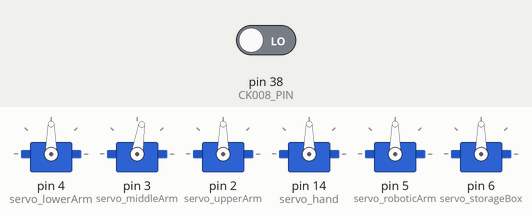
The sketch below on a simulated Arduino Mega 2560, built with avr-gcc and run on an emulated ATmega2560. Parts: 6 × servo. The test bench sets the inputs (shaded band); at power-on: pin 38 (CK008_PIN) LOW.

Above: at 0.15 s.
At 3.19 s:
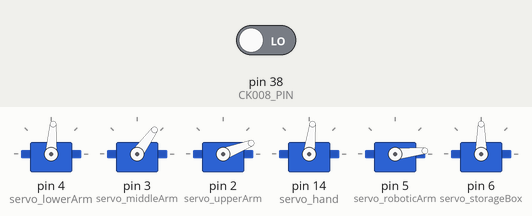
At 7.16 s:
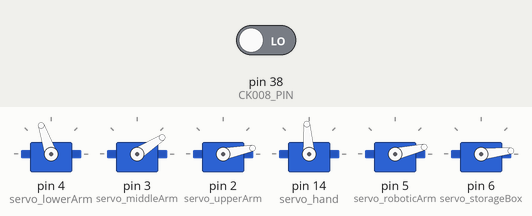
At 17.22 s:
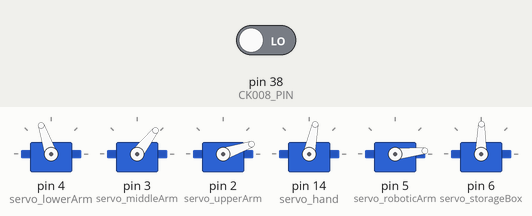
At 25.66 s:
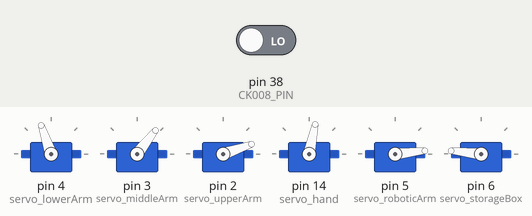
At 34.0 s:
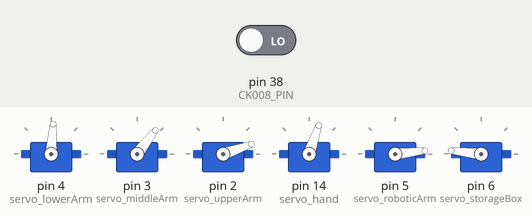
Timing chart, 0 to 35.5 s (numbered marks = the images above):
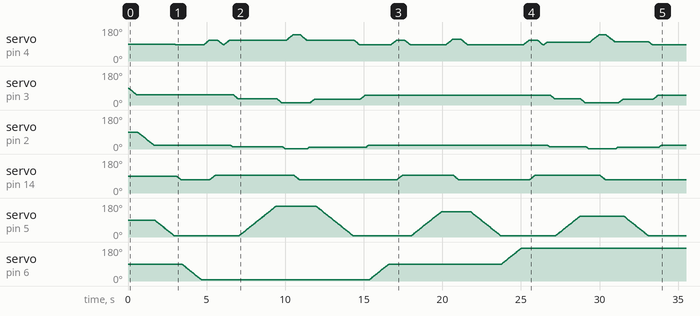

The sketch:

rightversion.ino
```cpp
#include <Servo.h>
#include <CK008.h>
#include <stdarg.h>
#include <math.h>
Servo servo_lowerArm, servo_middleArm, servo_upperArm, servo_hand;
Servo servo_roboticArm, servo_storageBox;
int cnt = 1;

#define CK008_PIN 38
#define STORAGEBOX_1 5
#define STORAGEBOX_2 90
#define STORAGEBOX_3 180
#define speedrate 0.1

CK008 ck008(CK008_PIN);

typedef struct armmm{
    int roboticArm;
    int lowerArm;
    int middleArm;
    int upperArm;
}armstatus;

armstatus back_up = {5,85,53,20}, back_down = {5,110,53,20}, forward_up = {135,85,53,20}, forward_down = {135,115,53,20};
armstatus leftback_up = {5,85,53,20}, leftback_down = {5,110,53,20}, leftforward_up = {165,110,32,10}, leftforward_down = {165,140,10,0};
armstatus rightback_up = {5,85,53,20}, rightback_down = {5,110,53,20}, rightforward_up = {110,100,32,10}, rightforward_down = {110,140,10,0};

void rotate_to(int target_angle, Servo* servo){
    int now_angle;
    now_angle = servo->read();

    if (target_angle < now_angle){
        for (int i = now_angle;i > target_angle;i--){
            servo->write(i);
            delay(15);
        }
    }
    else if (target_angle > now_angle){
        for (int i = now_angle;i < target_angle;i++){
            servo->write(i);
            delay(15);
        }
    }
}

void rotate_arm(armstatus ARMSTATUS, int rotate_mode){
    switch (rotate_mode){
    case 1:
        rotate_to(ARMSTATUS.middleArm, &servo_middleArm);
        delay(300 * speedrate);
        rotate_to(ARMSTATUS.upperArm, &servo_upperArm);
        delay(300 * speedrate);


        rotate_to(ARMSTATUS.roboticArm, &servo_roboticArm);
        delay(100 * speedrate);
        //新增并行
        // rotate_with_two_servos(ARMSTATUS.roboticArm, &servo_roboticArm, ARMSTATUS.storageBoxz, &servo_storageBox);
        // delay(100 * speedrate);

        rotate_to(ARMSTATUS.lowerArm, &servo_lowerArm);
        delay(300 * speedrate);
        break;
    case 2:

        rotate_to(ARMSTATUS.roboticArm, &servo_roboticArm);
        delay(100 * speedrate);
        rotate_to(ARMSTATUS.lowerArm, &servo_lowerArm);
        delay(300 * speedrate);
        rotate_to(ARMSTATUS.middleArm, &servo_middleArm);
        delay(300 * speedrate);
        rotate_to(ARMSTATUS.upperArm, &servo_upperArm);
        delay(300 * speedrate);
        break;
    case 3:
        rotate_to(ARMSTATUS.lowerArm, &servo_lowerArm);
        delay(300 * speedrate);
        rotate_to(ARMSTATUS.upperArm, &servo_upperArm);
        delay(300 * speedrate);
        rotate_to(ARMSTATUS.middleArm, &servo_middleArm);
        delay(300 * speedrate);
        rotate_to(ARMSTATUS.roboticArm, &servo_roboticArm);
        delay(100 * speedrate);
        break;
    }

    return;
}

void hand_open(){
    rotate_to(70, &servo_hand);
    delay(300 * speedrate);
    return;
}

void hand_close(){
    rotate_to(95, &servo_hand);
    delay(300 * speedrate);
    return;
}

void block_grabbing(){
    hand_open();
    rotate_to(5, &servo_storageBox);
    rotate_arm(back_up, 1);

    rotate_arm(rightforward_up, 3);
    rotate_arm(rightforward_down, 1);
    hand_close();
    rotate_to(5, &servo_storageBox);
    // rotate_with_two_servos(5, &servo_storageBox, 95, &servo_hand);
    rotate_arm(rightforward_up, 3);
    rotate_arm(back_up, 2);
    rotate_arm(back_down, 1);
    hand_open();
    rotate_arm(back_up, 1);//grab right block

    rotate_arm(forward_up, 2);
    hand_open();
    rotate_arm(forward_down, 1);
    hand_close();
    rotate_to(90, &servo_storageBox);
    rotate_arm(forward_up, 1);
    rotate_arm(back_up, 3);
    rotate_arm(back_down, 1);
    hand_open();
    rotate_arm(back_up, 1);//grab middle block

    rotate_arm(leftforward_up, 3);
    rotate_arm(leftforward_down, 1);
    hand_close();
    rotate_to(175, &servo_storageBox);
    rotate_arm(leftforward_up, 3);
    rotate_arm(back_up, 2);
    rotate_arm(back_down, 1);
    hand_open();
    rotate_arm(back_up, 1);//grab left block

}

void block_placing(){
    rotate_arm(back_up, 1);
    hand_open();

    rotate_to(5, &servo_storageBox);
    rotate_arm(back_down, 1);
    hand_close();
    rotate_arm(back_up, 1);
    rotate_arm(leftforward_up, 3);
    rotate_arm(leftforward_down, 1);
    hand_open();
    rotate_arm(leftforward_up, 3);
    rotate_arm(back_up, 2);//place left block

    rotate_to(90, &servo_storageBox);
    rotate_arm(back_down, 1);
    hand_close();
    rotate_arm(back_up, 1);
    rotate_arm(forward_up, 2);
    rotate_arm(forward_down, 1);
    hand_open();
    rotate_arm(forward_up, 1);
    rotate_arm(back_up, 3);//place middle block

    rotate_to(175, &servo_storageBox);
    rotate_arm(back_down, 1);
    hand_close();
    rotate_arm(back_up, 1);
    rotate_arm(rightforward_up, 3);
    rotate_arm(rightforward_down, 1);
    hand_open();
    rotate_arm(rightforward_up, 3);
    rotate_arm(back_up, 2);//place right block

}

void setup(){
    servo_lowerArm.attach(4);
    servo_middleArm.attach(3);
    servo_upperArm.attach(2);
    servo_hand.attach(14);

    servo_roboticArm.attach(5);
    servo_storageBox.attach(6);
    while (ck008.detect() != TOUCHED);

}

void loop(){

    if (cnt == 1){
        //block_grabbing();
        block_placing();
        cnt = 0;
    }
}
/**
 * @brief 将指定电机转到指定角度，先输入本次指定电机数量，再分别输入：
 * 电机1的目标角度，电机1指针，电机2的目标角度，电机2指针……
 *
 * @param num_of_servos 本次需要使用的电机数量
 * @param ... 先输入一个角度，再输入一个电机 and so on...
 */
void rotate_with_servos(int num_of_servos, ...){
    va_list valist;
    va_start(valist, num_of_servos);
    Servo* servoP;

    Servo* servos[num_of_servos];
    int now_angles[num_of_servos];
    int tar_angles[num_of_servos];
    double increments[num_of_servos];
    int increment[num_of_servos];
    double min_diff = 360.0;
    for (int i = 0; i < num_of_servos; i++){
        tar_angles[i] = va_arg(valist, int);
        servoP = va_arg(valist, Servo*);
        servos[i] = servoP;
        now_angles[i] = servoP->read();
        increments[i] = now_angles[i] - tar_angles[i];
        if (increments[i] < min_diff){
            min_diff = increments[i];
        }
    }
    va_end(valist);

    for (int i = 0; i < num_of_servos; i++){
        increments[i] /= fabs(min_diff);
        increment[i] = (int)(increments[i]);
    }


    for (int i = 0; i < min_diff; i++){
        for (int j = 0; j < num_of_servos; j++){
            now_angles[j] += increment[j];
            (*(servos[j])).write(now_angles[j]);
        }
        delay(15);
    }
}

void rotate_with_two_servos(int angle1, Servo* servo1, int angle2, Servo* servo2){
    int now_angle1 = servo1->read();
    int now_angle2 = servo2->read();

    int increment1 = angle1 > now_angle1 ? 1 : -1;
    int increment2 = angle2 > now_angle2 ? 1 : -1;

    while (angle1 != now_angle1 || angle2 != now_angle2){
        if (angle1 != now_angle1){
            now_angle1 += increment1;
            servo1->write(now_angle1);
        }
        if (angle2 != now_angle2){
            now_angle2 += increment2;
            servo2->write(now_angle2);
        }
        delay(15);
    }
}
```
